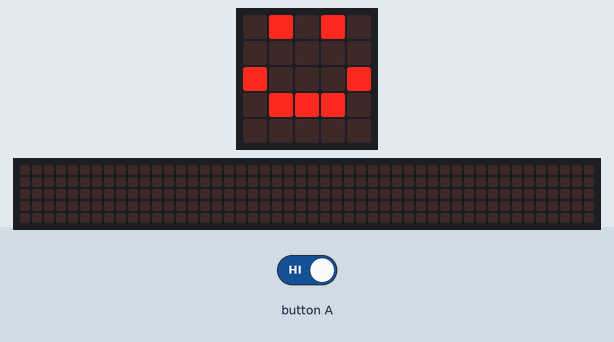
Simulated run of this program. Board: BBC micro:bit (MakeCode). Shown: the board's 5×5 LED display, a strip that is not on the board, showing the scrolling text unrolled. The test bench sets the inputs (shaded band). The 48×5 strip is a reading aid, not a part: it shows the text the display is scrolling, unrolled, one strip-width of it at a time.

Above: at 14.5 s.
At 19.2 s:
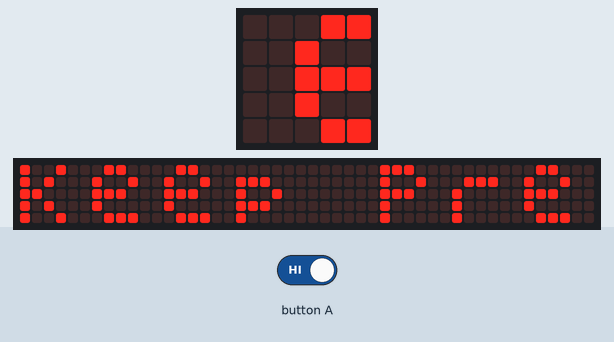
19.3 s: button A held down
At 36.5 s:
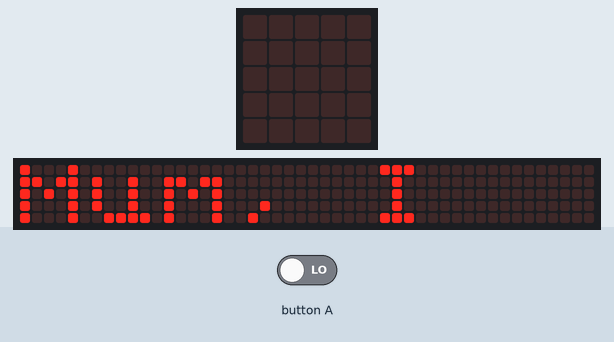
At 43.9 s:
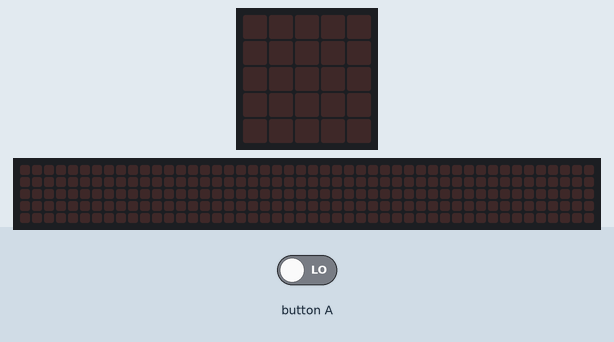

Measured:
- after the input at 19.3 s, the display: first differs from a run without the input after 12.9 s (image 2)
- what the display in image 0 shows lasts 3.4 s, from 14.4 s to 17.8 s
- what the display in image 2 shows lasts 0.8 s, from 36.1 s to 36.9 s

The program:

main.ts
```typescript
basic.forever(function () {
    basic.showString("Keep Pressing A")
    if (input.buttonIsPressed(Button.A)) {
        basic.showString("Mum, I")
        basic.showIcon(IconNames.Heart)
        basic.showString("You")
    } else {
        basic.showLeds(`
            . # . # .
            . . . . .
            # . . . #
            . # # # .
            . . . . .
            `)
    }
    basic.pause(3000)
})
```

test.ts
```typescript
// 在此处测试；当此软件包作为插件使用时，将不会编译此软件包。
```
